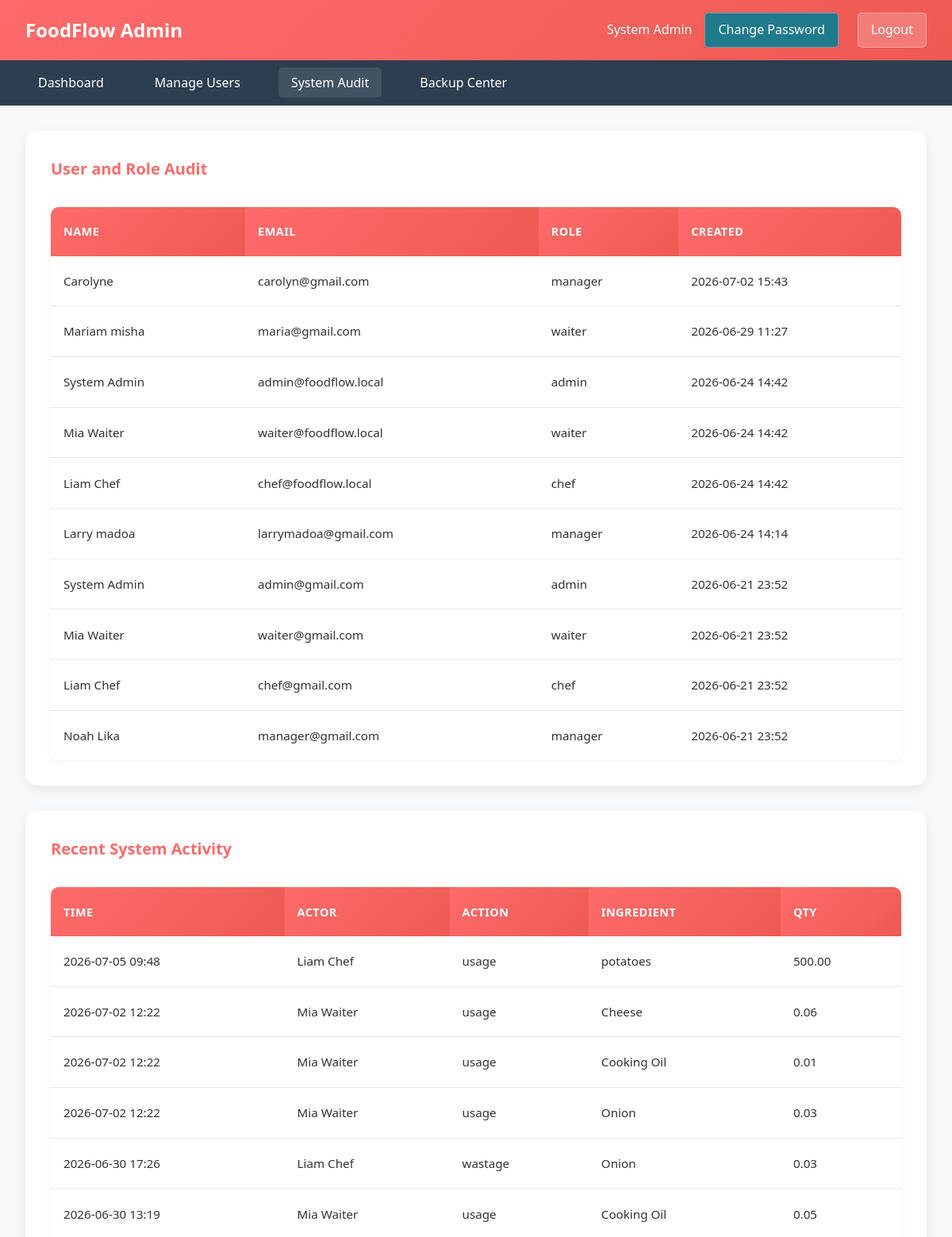
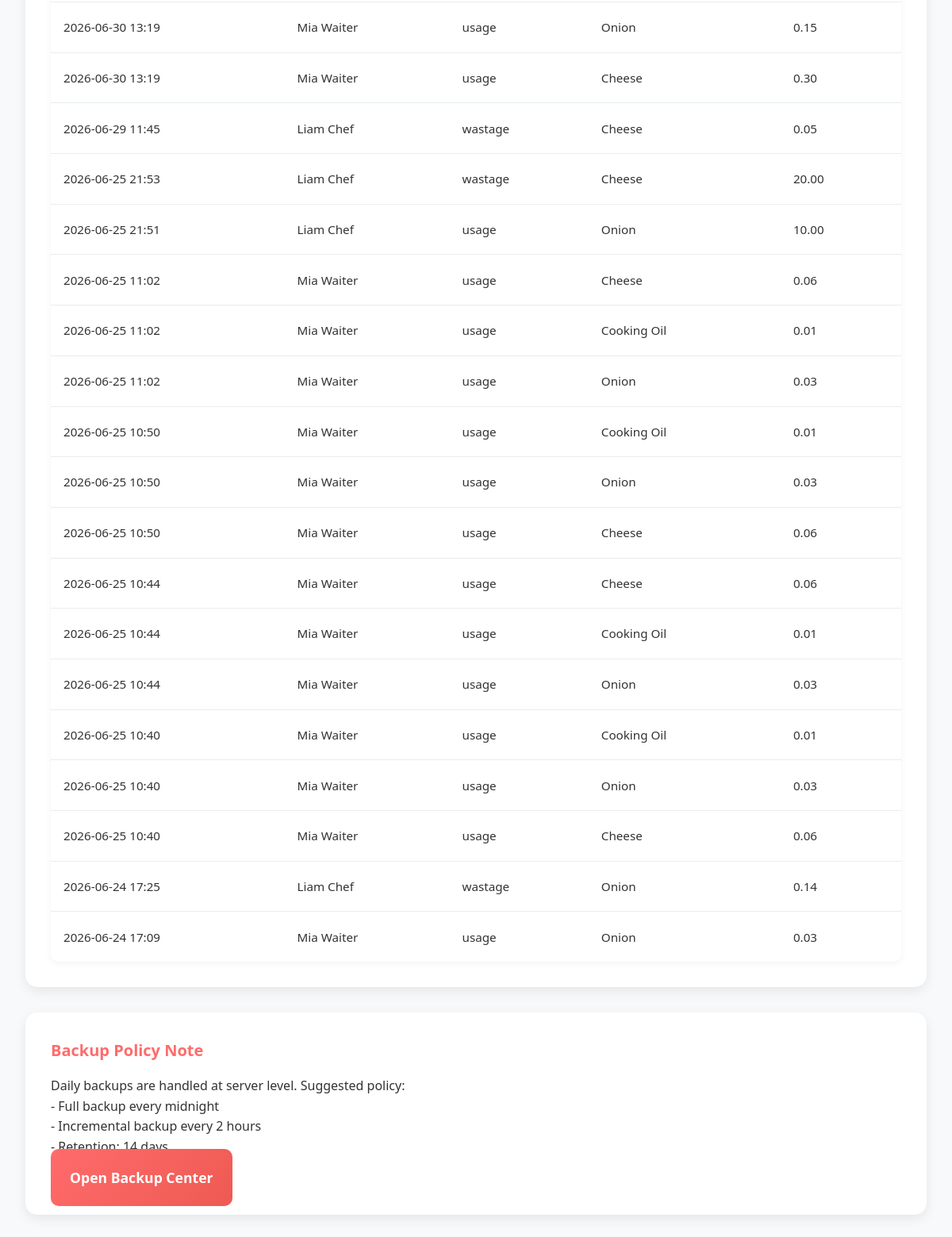
Page /admin/system_audit.php (signed in) on the committed database (2 pictures, top to bottom).
### tables this page shows
CREATE TABLE `users` (
  `id` int NOT NULL AUTO_INCREMENT,
  `name` varchar(100) NOT NULL,
  `email` varchar(100) NOT NULL,
  `password` varchar(255) NOT NULL,
  `phone` varchar(20) DEFAULT NULL,
  `role` enum('admin','waiter','chef','manager') NOT NULL,
  `is_active` tinyint(1) DEFAULT '1',
  `created_at` timestamp NULL DEFAULT CURRENT_TIMESTAMP,
  `updated_at` timestamp NULL DEFAULT CURRENT_TIMESTAMP ON UPDATE CURRENT_TIMESTAMP,
  PRIMARY KEY (`id`),
  UNIQUE KEY `email` (`email`)
);

CREATE TABLE `stock_movements` (
  `id` int NOT NULL AUTO_INCREMENT,
  `ingredient_id` int NOT NULL,
  `movement_type` enum('stock_in','usage','adjustment','wastage') NOT NULL,
  `quantity` decimal(10,2) NOT NULL,
  `reference_type` enum('purchase','order','manual','wastage') DEFAULT 'manual',
  `reference_id` int DEFAULT NULL,
  `notes` varchar(255) DEFAULT NULL,
  `created_by` int NOT NULL,
  `created_at` timestamp NULL DEFAULT CURRENT_TIMESTAMP,
  PRIMARY KEY (`id`),
  KEY `ingredient_id` (`ingredient_id`),
  KEY `created_by` (`created_by`),
  CONSTRAINT `stock_movements_ibfk_1` FOREIGN KEY (`ingredient_id`) REFERENCES `ingredients` (`id`) ON DELETE RESTRICT,
  CONSTRAINT `stock_movements_ibfk_2` FOREIGN KEY (`created_by`) REFERENCES `users` (`id`) ON DELETE RESTRICT
);

CREATE TABLE `ingredients` (
  `id` int NOT NULL AUTO_INCREMENT,
  `name` varchar(120) NOT NULL,
  `category` varchar(80) DEFAULT NULL,
  `unit` varchar(20) NOT NULL,
  `current_stock` decimal(10,2) NOT NULL DEFAULT '0.00',
  `reorder_level` decimal(10,2) NOT NULL DEFAULT '0.00',
  `unit_cost` decimal(10,2) NOT NULL DEFAULT '0.00',
  `is_active` tinyint(1) DEFAULT '1',
  `created_at` timestamp NULL DEFAULT CURRENT_TIMESTAMP,
  `updated_at` timestamp NULL DEFAULT CURRENT_TIMESTAMP ON UPDATE CURRENT_TIMESTAMP,
  PRIMARY KEY (`id`)
);

### admin/system_audit.php (the view, shortened to what this page needs)
<?php
$conn = new mysqli('localhost', 'root', '1234', 'food_inventory');
$recent_logins = $conn->query('SELECT name, email, role, created_at FROM users ORDER BY created_at DESC LIMIT 20');
$recent_movements = $conn->query('SELECT sm.movement_type, sm.quantity, sm.created_at, i.name AS ingredient_name, u.name AS actor FROM stock_movements sm JOIN ingredients i ON sm.ingredient_id=i.id JOIN users u ON sm.created_by=u.id ORDER BY sm.created_at DESC LIMIT 25');
$backup_text = "Daily backups are handled at server level. Suggested policy:\n- Full backup every midnight\n- Incremental backup every 2 hours\n- Retention: 14 days\n";
?>
<!DOCTYPE html>
<html lang="en">
<head>
    <link rel="stylesheet" href="admin_styles.css">
</head>
<body>
<nav class="navbar">
    <div class="navbar-brand">FoodFlow Admin</div>
    <div class="navbar-user"><span><?php echo htmlspecialchars($_SESSION['user_name']); ?></span><a href="../auth/change_password.php" class="logout-btn" style="margin-right:8px;background:#1f7a8c;">Change Password</a><a href="../auth/logout.php" class="logout-btn">Logout</a></div>
</nav>
<nav class="admin-nav">
    <ul class="admin-nav-links">
        <li><a href="admin_dashboard.php">Dashboard</a></li>
        <li><a href="manage_users.php">Manage Users</a></li>
        <li><a href="system_audit.php" class="active">System Audit</a></li>
        <li><a href="backup.php">Backup Center</a></li>
    </ul>
</nav>
<div class="container">
    <div class="card">
        <h3>User and Role Audit</h3>
        <div class="table-responsive">
            <table class="data-table">
                <thead><tr><th>Name</th><th>Email</th><th>Role</th><th>Created</th></tr></thead>
                <tbody>
                <?php while($u = $recent_logins->fetch_assoc()): ?>
                    <tr><td><?php echo htmlspecialchars($u['name']); ?></td><td><?php echo htmlspecialchars($u['email']); ?></td><td><?php echo htmlspecialchars($u['role']); ?></td><td><?php echo date('Y-m-d H:i', strtotime($u['created_at'])); ?></td></tr>
                <?php endwhile; ?>
                </tbody>
            </table>
        </div>
    </div>
    <div class="card" style="margin-top:16px;">
        <h3>Recent System Activity</h3>
        <div class="table-responsive">
            <table class="data-table">
                <thead><tr><th>Time</th><th>Actor</th><th>Action</th><th>Ingredient</th><th>Qty</th></tr></thead>
                <tbody>
                <?php while($m = $recent_movements->fetch_assoc()): ?>
                    <tr>
                        <td><?php echo date('Y-m-d H:i', strtotime($m['created_at'])); ?></td>
                        <td><?php echo htmlspecialchars($m['actor']); ?></td>
                        <td><?php echo htmlspecialchars($m['movement_type']); ?></td>
                        <td><?php echo htmlspecialchars($m['ingredient_name']); ?></td>
                        <td><?php echo number_format((float)$m['quantity'],2); ?></td>
                    </tr>
                <?php endwhile; ?>
                </tbody>
            </table>
        </div>
    </div>
    <div class="card" style="margin-top:16px;">
        <h3>Backup Policy Note</h3>
        <pre style="white-space:pre-wrap;margin:0;"><?php echo htmlspecialchars($backup_text); ?></pre>
        <div style="margin-top:12px;">
            <a href="backup.php" class="action-btn">Open Backup Center</a>
        </div>
    </div>
</div>
</body>
</html>

### admin/admin_styles.css (style rules this page uses)
* { margin: 0; padding: 0; box-sizing: border-box; font-family: 'Segoe UI', Tahoma, Geneva, Verdana, sans-serif; }
body { background: #f8f9fa; color: #333; line-height: 1.6; }
.navbar { background: linear-gradient(135deg, #ff6b6b 0%, #ee5a52 100%); color: white; padding: 1rem 2rem; display: flex; justify-content: space-between; align-items: center; box-shadow: 0 2px 10px rgba(0, 0, 0, 0.1); }
.navbar-brand { font-size: 1.5rem; font-weight: bold; }
.navbar-user { display: flex; align-items: center; gap: 1rem; }
.logout-btn { background: rgba(255, 255, 255, 0.2); color: white; border: 1px solid rgba(255, 255, 255, 0.3); padding: 0.5rem 1rem; border-radius: 5px; cursor: pointer; text-decoration: none; transition: all 0.3s ease; }
.admin-nav { background: #2c3e50; padding: 1rem 2rem; }
.admin-nav-links { display: flex; gap: 2rem; list-style: none; }
.admin-nav-links a { color: white; text-decoration: none; padding: 0.5rem 1rem; border-radius: 5px; transition: all 0.3s ease; font-weight: 500; }
.admin-nav-links a:hover, .admin-nav-links a.active { background: rgba(255, 255, 255, 0.1); }
.container { max-width: 1400px; margin: 2rem auto; padding: 0 2rem; }
.card { background: white; padding: 2rem; border-radius: 15px; box-shadow: 0 5px 15px rgba(0, 0, 0, 0.08); margin-bottom: 2rem; }
.card h3 { color: #ff6b6b; margin-bottom: 1rem; font-size: 1.25rem; }
.table-responsive { overflow-x: auto; border-radius: 10px; box-shadow: 0 2px 10px rgba(0, 0, 0, 0.05); }
.data-table { width: 100%; border-collapse: collapse; margin-top: 1rem; font-size: 0.95rem; }
.data-table th { background: linear-gradient(135deg, #ff6b6b 0%, #ee5a52 100%); color: white; padding: 1.2rem 1rem; text-align: left; font-weight: 600; font-size: 0.9rem; text-transform: uppercase; letter-spacing: 0.5px; }
.data-table th:first-child { border-top-left-radius: 10px; }
.data-table th:last-child { border-top-right-radius: 10px; }
.data-table td { padding: 1.2rem 1rem; border-bottom: 1px solid #e9ecef; vertical-align: middle; }
.data-table tr:last-child td { border-bottom: none; }
.action-btn { background: linear-gradient(135deg, #ff6b6b 0%, #ee5a52 100%); color: white; padding: 1.5rem; border: none; border-radius: 10px; text-decoration: none; text-align: center; font-weight: 600; transition: all 0.3s ease; font-size: 1.1rem; }

### rows in the picture
users: name "Carolyne", email "carolyn@gmail.com", role "manager", created_at "2026-07-02 15:43"
users: name "Mariam misha", email "maria@gmail.com", role "waiter", created_at "2026-06-29 11:27"
users: name "System Admin", email "admin@foodflow.local", role "admin", created_at "2026-06-24 14:42"
users: name "Mia Waiter", email "waiter@foodflow.local", role "waiter", created_at "2026-06-24 14:42"
users: name "Liam Chef", email "chef@foodflow.local", role "chef", created_at "2026-06-24 14:42"
users: name "Larry madoa", email "larrymadoa@gmail.com", role "manager", created_at "2026-06-24 14:14"
users: name "System Admin", email "admin@gmail.com", role "admin", created_at "2026-06-21 23:52"
users: name "Mia Waiter", email "waiter@gmail.com", role "waiter", created_at "2026-06-21 23:52"
users: name "Liam Chef", email "chef@gmail.com", role "chef", created_at "2026-06-21 23:52"
users: name "Noah Lika", email "manager@gmail.com", role "manager", created_at "2026-06-21 23:52"
stock_movements: created_at "2026-07-05 09:48", created_by.name "Liam Chef", movement_type "usage", ingredient.name "potatoes", quantity "500.00"
stock_movements: created_at "2026-07-02 12:22", created_by.name "Mia Waiter", movement_type "usage", ingredient.name "Cheese", quantity "0.06"
stock_movements: created_at "2026-07-02 12:22", created_by.name "Mia Waiter", movement_type "usage", ingredient.name "Cooking Oil", quantity "0.01"
stock_movements: created_at "2026-07-02 12:22", created_by.name "Mia Waiter", movement_type "usage", ingredient.name "Onion", quantity "0.03"
stock_movements: created_at "2026-06-30 17:26", created_by.name "Liam Chef", movement_type "wastage", ingredient.name "Onion", quantity "0.03"
stock_movements: created_at "2026-06-30 13:19", created_by.name "Mia Waiter", movement_type "usage", ingredient.name "Cooking Oil", quantity "0.05"
stock_movements: created_at "2026-06-30 13:19", created_by.name "Mia Waiter", movement_type "usage", ingredient.name "Onion", quantity "0.15"
stock_movements: created_at "2026-06-30 13:19", created_by.name "Mia Waiter", movement_type "usage", ingredient.name "Cheese", quantity "0.30"
stock_movements: created_at "2026-06-29 11:45", created_by.name "Liam Chef", movement_type "wastage", ingredient.name "Cheese", quantity "0.05"
stock_movements: created_at "2026-06-25 21:53", created_by.name "Liam Chef", movement_type "wastage", ingredient.name "Cheese", quantity "20.00"
stock_movements: created_at "2026-06-25 21:51", created_by.name "Liam Chef", movement_type "usage", ingredient.name "Onion", quantity "10.00"
stock_movements: created_at "2026-06-25 11:02", created_by.name "Mia Waiter", movement_type "usage", ingredient.name "Cheese", quantity "0.06"
stock_movements: created_at "2026-06-25 11:02", created_by.name "Mia Waiter", movement_type "usage", ingredient.name "Cooking Oil", quantity "0.01"
stock_movements: created_at "2026-06-25 11:02", created_by.name "Mia Waiter", movement_type "usage", ingredient.name "Onion", quantity "0.03"
stock_movements: created_at "2026-06-25 10:50", created_by.name "Mia Waiter", movement_type "usage", ingredient.name "Cooking Oil", quantity "0.01"
stock_movements: created_at "2026-06-25 10:50", created_by.name "Mia Waiter", movement_type "usage", ingredient.name "Onion", quantity "0.03"
stock_movements: created_at "2026-06-25 10:50", created_by.name "Mia Waiter", movement_type "usage", ingredient.name "Cheese", quantity "0.06"
stock_movements: created_at "2026-06-25 10:44", created_by.name "Mia Waiter", movement_type "usage", ingredient.name "Cheese", quantity "0.06"
stock_movements: created_at "2026-06-25 10:44", created_by.name "Mia Waiter", movement_type "usage", ingredient.name "Cooking Oil", quantity "0.01"
stock_movements: created_at "2026-06-25 10:44", created_by.name "Mia Waiter", movement_type "usage", ingredient.name "Onion", quantity "0.03"
stock_movements: created_at "2026-06-25 10:40", created_by.name "Mia Waiter", movement_type "usage", ingredient.name "Cooking Oil", quantity "0.01"
stock_movements: created_at "2026-06-25 10:40", created_by.name "Mia Waiter", movement_type "usage", ingredient.name "Onion", quantity "0.03"
stock_movements: created_at "2026-06-25 10:40", created_by.name "Mia Waiter", movement_type "usage", ingredient.name "Cheese", quantity "0.06"
stock_movements: created_at "2026-06-24 17:25", created_by.name "Liam Chef", movement_type "wastage", ingredient.name "Onion", quantity "0.14"
stock_movements: created_at "2026-06-24 17:09", created_by.name "Mia Waiter", movement_type "usage", ingredient.name "Onion", quantity "0.03"

### other values in the picture
$_SESSION['user_name'] "System Admin"
$backup_text "Daily backups are handled at server level. Suggested policy: - Full backup every midnight - Incremental backup every 2 hours - Retention: 14 days"
